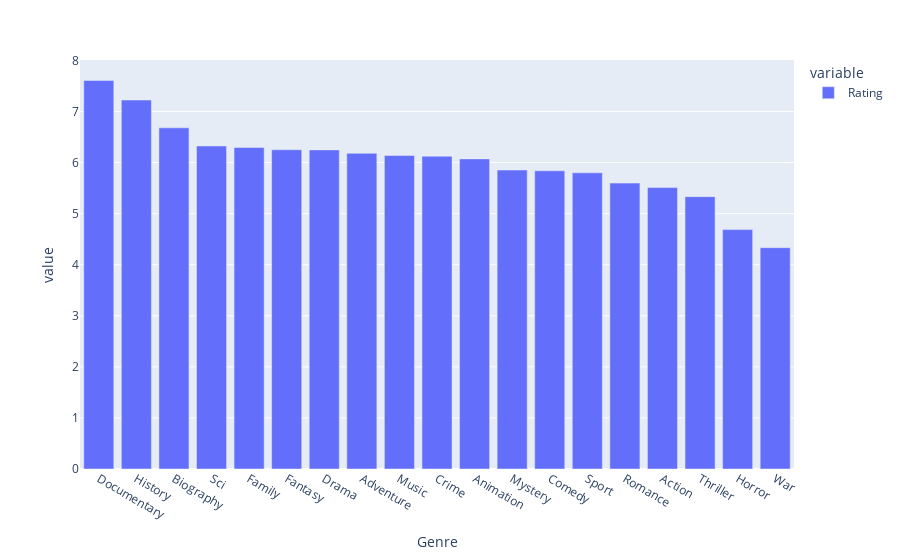

Here is the notebook cell this chart was saved with:
### Markdown cell above
# Multivariate analysis

### Code cell
rating_by_genre = data.groupby("Genre")["Rating"].mean().sort_values(ascending = False)
iplot(px.bar(data_frame=rating_by_genre))

### Figure 1 — Plotly figure (JSON) as saved in the notebook; plotly's stock layout.template omitted (floating-point values rounded to 4 significant figures)
{"data": [{"alignmentgroup": "True", "hovertemplate": "variable=Rating<br>Genre=%{x}<br>value=%{y}<extra></extra>", "legendgroup": "Rating", "marker": {"color": "#636efa", "pattern": {"shape": ""}}, "name": "Rating", "offsetgroup": "Rating", "orientation": "v", "showlegend": true, "textposition": "auto", "type": "bar", "x": ["Documentary", "History", "Biography", "Sci", "Family", "Fantasy", "Drama", "Adventure", "Music", "Crime", "Animation", "Mystery", "Comedy", "Sport", "Romance", "Action", "Thriller", "Horror", "War"], "xaxis": "x", "y": [7.608, 7.225, 6.681, 6.325, 6.296, 6.252, 6.249, 6.182, 6.14, 6.125, 6.072, 5.854, 5.838, 5.8, 5.599, 5.511, 5.333, 4.688, 4.333], "yaxis": "y"}], "layout": {"barmode": "relative", "legend": {"title": {"text": "variable"}, "tracegroupgap": 0}, "margin": {"t": 60}, "xaxis": {"anchor": "y", "domain": [0, 1], "title": {"text": "Genre"}}, "yaxis": {"anchor": "x", "domain": [0, 1], "title": {"text": "value"}}}}
